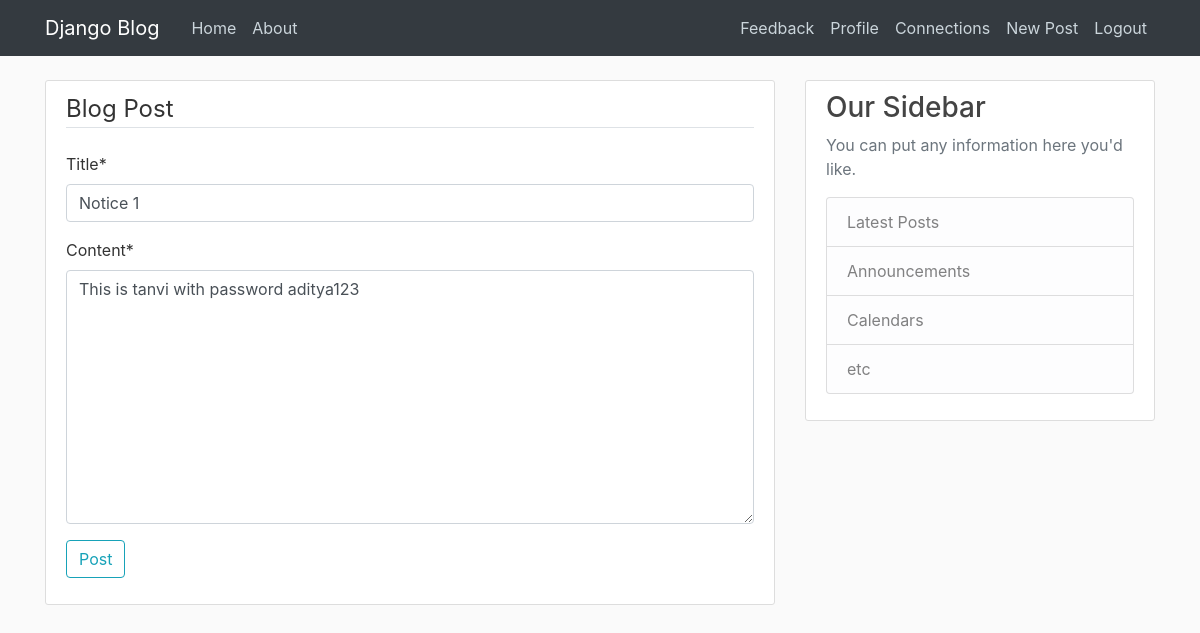
Before: /post/7/update/ (signed in) with the older database file.
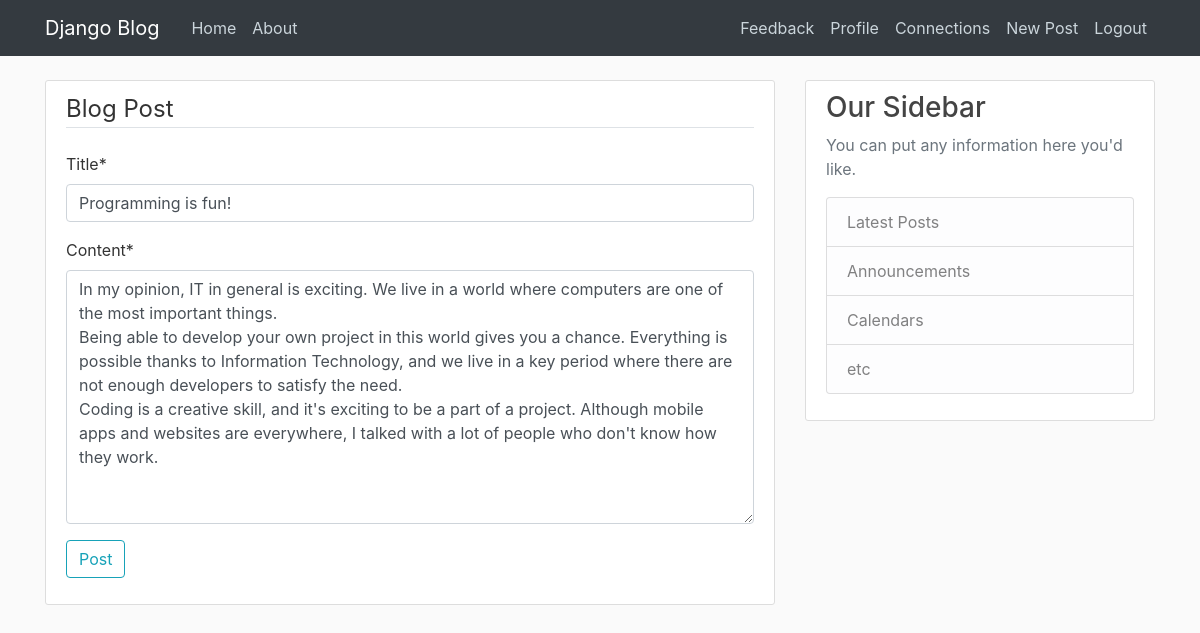
After: the same page with the newer database file.
### blog/models.py (models this page shows, shortened)
class Post(models.Model):
	title=models.CharField(max_length=100)
	content=models.TextField()
	date_posted=models.DateTimeField(default=timezone.now)
	author=models.ForeignKey(User,on_delete=models.CASCADE)

### blog/views.py (the view, shortened to what this page needs)
# urls.py: path('post/<int:pk>/update/', PostUpdateView.as_view(), name='post-update'),
class PostUpdateView(LoginRequiredMixin, UserPassesTestMixin, UpdateView):
	model=Post
	fields=['title','content']
	def test_func(self):
		post=self.get_object()
		if self.request.user==post.author:
			return True
		return False

### blog/templates/blog/post_form.html (shortened to what this page needs)
	{% extends "blog/base.html" %}
	{% load crispy_forms_tags %}
	{% block content %}
		<div class="content-section">
			<form method="POST">
				<fieldset class="form_group">
					<legend class="border-bottom mb-4">
						Blog Post
					</legend>
					{{form|crispy}}
				</fieldset>
				<div class="form-group">
					<button class="btn btn-outline-info" type="submit">Post</button>
				</div>
			</form>
		</div>
	{% endblock content %}

Changed rows visible on the page:
changed Post: title "Notice 1" → "Programming is fun!"; content "This is tanvi with password aditya123" → "In my opinion, IT in general is exciting. We live in a world where computers are one of the most important things. Being able to develop your own project in this world gives you a chance. Everything is possible thanks to Information Technology, and we live in a key period where there are not enough developers to satisfy the need. Coding is a creative skill, and it's exciting to be a part of a project. Although mobile apps and websites are everywhere, I talked with a lot of people who don't know how they work."
